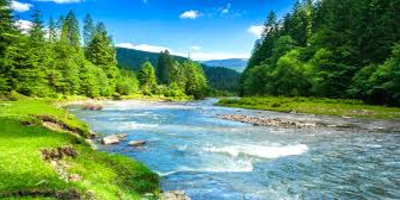
#> input picture natural_color/1.tiff, 400 x 200 px
$ python Work.py
#> lines starting #> are read from the running program, lines starting #| are printed output that depends on the picture
import matplotlib.image as mpimg
import PIL.Image
import pylab as py
import numpy as np
import sklearn.decomposition


def collect_natural_patches(num_patches = 100000, patch_width = 8):
  """ collects image patches
  the natural images are from a specific folder of 13 .tiff files"""
#> called with num_patches = 1000, patch_width = 8

  max_tries = num_patches * 50
  image_width = 200

  img_first_patch = 0 # the first patch number accepted from an image
  img_first_try = 0 # the first attempt to take a patch from the image
  patch_cnt = 0 # number of collected patches
  try_cnt = 0 # number of attempted collected patches
  num_pixels = 3 * patch_width * patch_width

  patch_sample = np.zeros([3,patch_width,patch_width],float)
  patch = np.zeros([num_pixels],float)

  img_patches = np.zeros([num_pixels,num_patches],float)

  # change the image sampled from
  nat_img_cnt = 1
  image = PIL.Image.open('natural_color/' + str(nat_img_cnt) + '.tiff')
#> image is the input picture: PIL image 400x200 RGBA; mean R, G, B, A 99.1, 143.5, 114.2, 255
  image = np.asarray(image, 'double').transpose()
  image = image[0:3,:,:]
  # normalizing the image
  image -= image.mean()
  image /= image.std()
  print("image:",image.shape)
#| image: (3, 400, 200)

  # collect the patches
  while patch_cnt < num_patches and try_cnt < max_tries:
    try_cnt += 1  # number of total patches attempted

    if (try_cnt - img_first_try) > max_tries/12 or \
      (patch_cnt - img_first_patch) > num_patches/12:
      # change the image sampled from
      nat_img_cnt += 1
      image = PIL.Image.open('natural_color/' + str(nat_img_cnt) + '.tiff')

      image = np.asarray(image, 'double').transpose()
      image = image[0:3,:,:]
      print("image:",image.shape)


      image -= image.mean()
      image /= image.std()

      img_first_patch = patch_cnt
      img_first_try = try_cnt

      # update on every switch of images
      print (int(100 * float(patch_cnt)/num_patches),' percent complete')

    px = np.random.randint(0,image_width - patch_width)
    py = np.random.randint(0,image_width - patch_width)

    patch_sample = image[:,px:px+patch_width,py:py+patch_width].copy()
    print("patch_sample:",patch_sample.shape)
#| patch_sample: (3, 8, 8)
    patch_std = patch_sample.std()
#> patch_std = 0.392

    if patch_std > 0.0: # > 0 to remove blank/uninteresting patches for speed
      # create the patch vector
      patch = np.reshape(patch_sample, num_pixels)
#> patch = 192 values, max 1.84 at index 70, min 0.528 at index 0, mean 1.45
      patch = patch - np.mean(patch)
#> patch = 192 values, max 0.394 at index 70, min -0.918 at index 0, mean -1.67e-16
      img_patches[:,patch_cnt] = patch.copy()
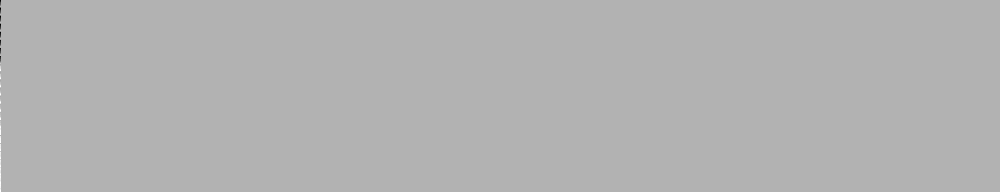
#> img_patches: shape (192, 1000) float64; min -0.918, max 0.394, mean -1.14e-19; drawn with min black and max white
      patch_cnt += 1
  return img_patches

#> (the run stopped early here; a loop or call above may not have finished)
